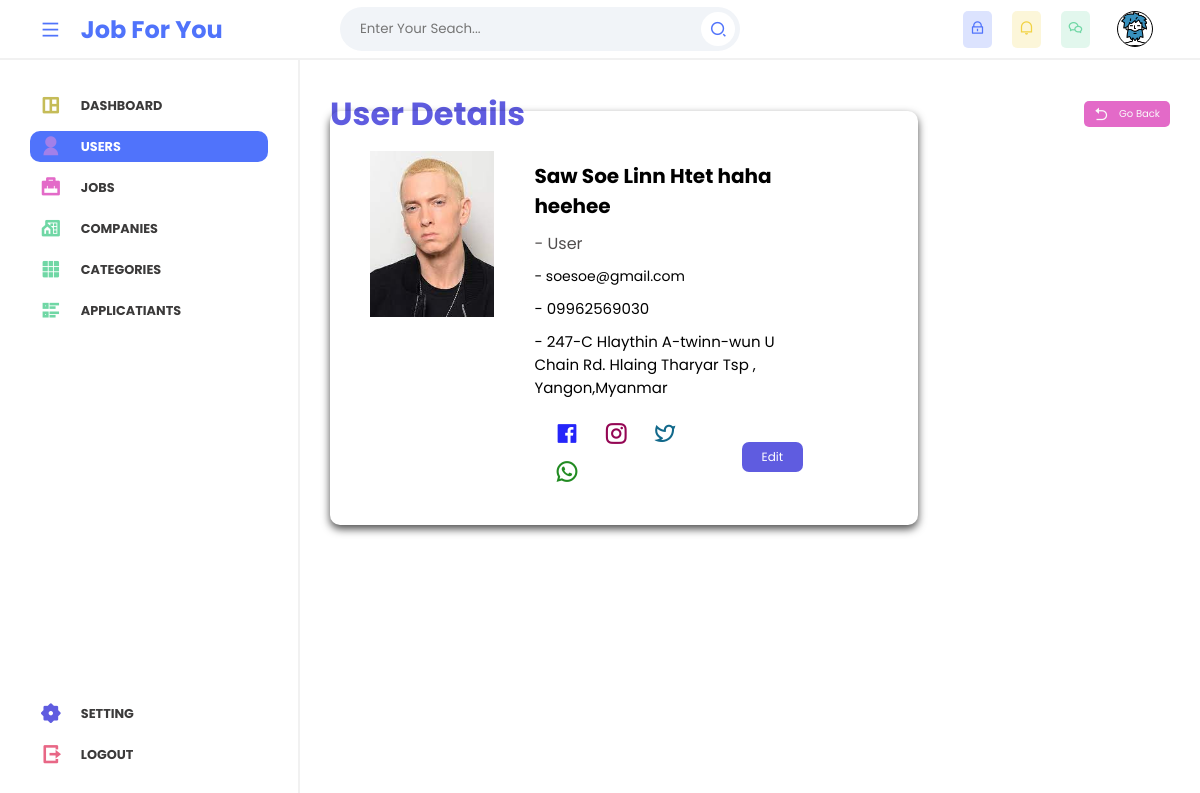
Screenshot of /view/admin/users/view_detail.php?id=36 (signed in) with the database file from the repository.
### tables this page shows
CREATE TABLE `users` (
  `id` int NOT NULL AUTO_INCREMENT,
  `name` varchar(255) NOT NULL,
  `email` text NOT NULL,
  `password` text NOT NULL,
  `image` text,
  `phone_number` text NOT NULL,
  `address` mediumtext,
  `city` text NOT NULL,
  `postal_code` int NOT NULL,
  `role_id` int NOT NULL DEFAULT '2',
  `created_at` timestamp NOT NULL DEFAULT CURRENT_TIMESTAMP ON UPDATE CURRENT_TIMESTAMP,
  `updated_at` timestamp NOT NULL DEFAULT '0000-00-00 00:00:00',
  PRIMARY KEY (`id`),
  KEY `roles` (`role_id`),
  CONSTRAINT `roles` FOREIGN KEY (`role_id`) REFERENCES `roles` (`id`) ON DELETE CASCADE
);

### App/_classes/Models/Database/MYSQL.php (called while the page is built, shortened)
<?php
  class MYSQL
  {
    private $dbhost;
    private $dbname;
    private $dbuser;
    private $dbpass;
    public function __construct(
      $dbhost = "localhost",
      $dbname = "job-for-you",
      $dbuser = "root",
      $dbpass = ""
    ){
      $this->dbhost = $dbhost;
      $this->dbname = $dbname;
      $this->dbuser = $dbuser;
      $this->dbpass = $dbpass;
    }
    public function connect(){
      try{
        $this->db = new PDO(
          "mysql:host=$this->dbhost;dbname=$this->dbname",
          $this->dbuser,
          $this->dbpass,
          [
            PDO::ATTR_ERRMODE => PDO::ERRMODE_WARNING,
            PDO::ATTR_DEFAULT_FETCH_MODE => PDO::FETCH_OBJ,
          ]
        );
        return $this->db;
      }catch(PDOException $e){
        throw $e;
      }
    }
  }

### App/_classes/Models/Database/UsersTable.php (called while the page is built, shortened)
<?php
  class UsersTable
  {
    private $db = null;
    public function __construct(MYSQL $db){
      $this->db = $db->connect();
    }
    public function findById($id){
      $statement = $this->db->prepare(
        "
          SELECT users.*, roles.name AS role
          FROM users LEFT JOIN roles
          ON users.role_id = roles.id
          WHERE users.id = :id
        "
      );
      $statement->execute(
        [
          "id"=>$id
        ]
      );
      $row = $statement->fetchAll();
      return $row ?? false;
    }
  }

### view/admin/users/view_detail.php (the view, shortened to what this page needs)
<?php
$table = new UsersTable(new MYSQL());
$user = $table->findById($_GET["id"]);
?>
<?php include("../layouts/header.php") ?>
<section class="main-content">
  <div class="related_header">
    <p>User Details</p>
    <a href="./">
      <i class="ri-arrow-go-back-fill"></i>
      <span>Go Back</span>
    </a>
  </div>
  <div class="details-wrapper">
    <div class="wrap">
      <div class="profile-holder">
        <img src="../../../public/assets/images/users/<?= $user[0]->image ?? "no-image.jpg" ?>" alt="image" class="detail-img">
      </div>
      <div class="profile-details">
        <p class="title">
          <?= $user[0]->name ?>
        </p>
        <p class="type">
          - <?= $user[0]->role_id == 2 ? "Admin" : "User" ?>
        </p>
        <p class="mail">
          - <?= $user[0]->email ?>
        </p>
        <p class="address">
          - <?= $user[0]->phone_number ?>
        </p>
        <p class="address">
          - <?= $user[0]->address ?>
        </p>
        <div class="details-footer">
          <ul class="contact-lists">
            <li>
              <a href="#" class="contact">
                <i class="ri-facebook-box-fill facebook"></i>
              </a>
            </li>
            <li>
              <a href="#" class="contact">
                <i class="ri-instagram-line instagram"></i>
              </a>
            </li>
            <li>
              <a href="#" class="contact">
                <i class="ri-twitter-line twitter"></i>
              </a>
            </li>
            <li>
              <a href="#" class="contact">
                <i class="ri-whatsapp-line whatsapp"></i>
              </a>
            </li>
          </ul>
          <a href="./edit.php?id=<?= $user[0]->id ?>" class="edit-btn">Edit</a>
        </div>
      </div>
    </div>
  </div>
</section>
<?php include("../layouts/footer.php") ?>

### public/css/admin.css (style rules this page uses)
* { margin: 0; padding: 0; box-sizing: border-box; font-family: 'Poppins', sans-serif; }
body { width: 100%;Responsibility position: relative; }
.main-content { width: calc(100% - 300px); height: calc(100vh - 60px); overflow-y: scroll; top: 0; right: 0; position: absolute; padding: 20px 20px; transition: .6s; background-color: #fff; }
.title { display: flex; align-items: center; justify-content: space-between; margin-bottom: 10px; margin-top: 30px; }
.related_header { width: 100%; height: auto; display: flex; align-items: center; justify-content: space-between; padding: 10px 10px; margin-bottom: 20px; }
.related_header p { font-size: 2rem; font-weight: 700; color: #5f5ce0; }
.related_header a { font-size: 10px; padding: 5px 10px; display: flex; align-items: center; gap: 10px; color: #fafafa; border-radius: 5px; background-color: #e36ac8; text-decoration: none; cursor: pointer; }
.related_header a i { font-size: 15px; }
.details-wrapper { height: 300px; padding: 10px; display: flex; align-items: center; }
.details-wrapper .wrap { width: 70%; min-height: 250px; height: fit-content; padding: 20px; display: flex; border-radius: 10px; box-shadow: 0px 4px 8px 0 rgba(0, 0, 0, .7); }
.wrap .profile-holder { flex-basis: 30%; border-top-left-radius: 10px; border-bottom-left-radius: 10px; }
.wrap .profile-holder img { width: 100%; padding: 20px; }
.wrap .profile-details { flex-basis: 60%; padding-inline: 20px; position: relative; padding-bottom: 10px; }
.wrap .profile-details .title { font-size: 20px; font-weight: bold; }
.wrap .profile-details .type { color: rgb(80, 77, 77); }
.wrap .profile-details .mail { margin-top: 10px; font-size: 14px; }
.wrap .profile-details .address { font-size: 15px; margin-top: 10px; }
.wrap .profile-details .details-footer { width: 100%; padding-inline: 20px; display: flex; align-items: center; justify-content: space-between; margin-top: 20px; }
.wrap .profile-details .details-footer .edit-btn { text-decoration: none; font-size: 12px; padding-inline: 20px; padding-block: 6px; border-radius: 7px; color: white; background-color: #5f5ce0; cursor: pointer; }
.wrap .profile-details .details-footer .contact-lists { list-style: none; display: inline; }
.wrap .profile-details .contact-lists li { display: inline-block; margin-right: 20px; }
.wrap .profile-details .contact-lists li a { font-size: 25px; text-decoration: none; }
.facebook { color: rgb(37, 37, 250); }
.instagram { color: rgb(148, 6, 84); }
.twitter { color: rgb(18, 105, 139); }
.whatsapp { color: forestgreen; }
.edit-btn { text-decoration: none; margin-left: 10px; font-size: 12px; padding-inline: 20px; padding-block: 10px; border-radius: 5px; color: white; background-color: #5f5ce0; cursor: pointer; }

### rows the page displays
users: image (picture), name "Saw Soe Linn Htet haha heehee", email "soesoe@gmail.com", phone_number "09962569030", address "247-C Hlaythin A-twinn-wun U Chain Rd. Hlaing Tharyar Tsp , Yangon,Myanmar"
